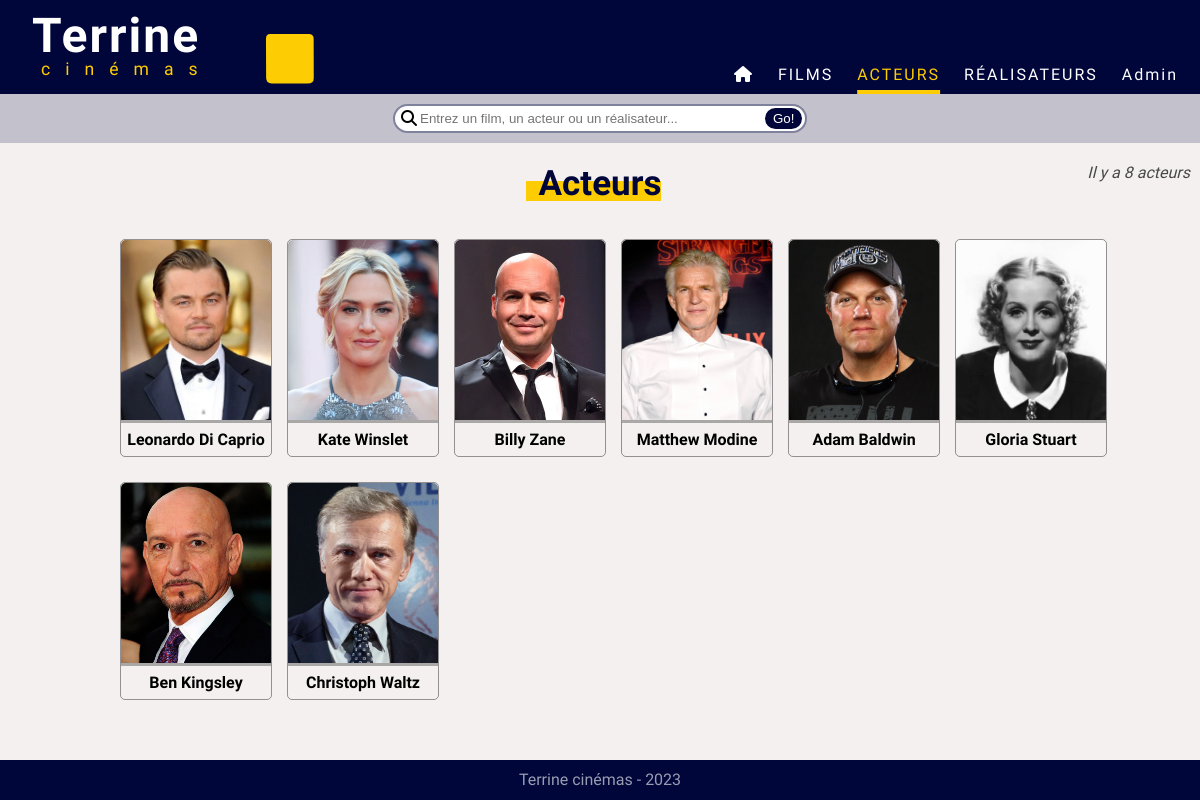
Page /index.php?action=listActors on the committed database.
### tables this page shows
CREATE TABLE IF NOT EXISTS `actor` (
  `actor_id` int NOT NULL AUTO_INCREMENT,
  `person_id` int DEFAULT NULL,
  `type` varchar(50) DEFAULT 'actor',
  PRIMARY KEY (`actor_id`),
  KEY `FK_actor_person` (`person_id`),
  CONSTRAINT `FK_actor_person` FOREIGN KEY (`person_id`) REFERENCES `person` (`person_id`)
);

CREATE TABLE IF NOT EXISTS `person` (
  `person_id` int NOT NULL AUTO_INCREMENT,
  `person_firstName` varchar(150) NOT NULL,
  `person_lastName` varchar(150) NOT NULL,
  `person_gender` varchar(10) DEFAULT NULL,
  `person_birthDate` date DEFAULT NULL,
  `person_imgUrl` varchar(150) DEFAULT NULL,
  `create_Time` datetime DEFAULT CURRENT_TIMESTAMP,
  `type` varchar(50) DEFAULT 'person',
  PRIMARY KEY (`person_id`)
);

### controller/ActorController.php (called while the page is built, shortened)
<?php
    class ActorController {
        public function listActors() {
            $pdo = Connect::seConnecter();
            $request = $pdo->query("
                SELECT CONCAT(person_firstName, ' ', person_lastName) AS actorName, actor_id, p.person_imgUrl
                FROM person p
                INNER JOIN actor a ON a.person_id = p.person_id
            ");
            require "view/listActors.php";
        }
    }
?>

### view/listActors.php (the view, shortened to what this page needs)
    <p class="countElems">Il y a <?= $request->rowCount() ?> acteurs</p>
    <div class="subtitleDiv">
        <h2 class="movieListTitle">Acteurs</h2>
        <div class="underlineMovieListTitle"></div>
    </div>
    <ul class="actorsListGrid">
        <?php
        foreach ($request->fetchAll() as $actor) {
        ?>
            <a href="index.php?action=actorDetails&id=<?= $actor['actor_id'] ?>" class="actorsCard">
                <li>
                    <div class="personCardImgWrapper">
                        <img class="personCardImg" src="<?= $actor['person_imgUrl'] ?>">
                    </div>
                    <p class="actorCardName"><?= $actor["actorName"] ?></p>
                </li>
            </a>
        <?php
        }
        ?>
    </ul>
<?php
    require "view/template.php";
?>

### public/css/style.css (style rules this page uses)
:root { --primary-color: #00063a; --secondary-color: #FECC02; }
body { background-color: #f4f0f0; margin: 0; animation: fadeIn 0.5s ease forwards; }
a, a:hover, a:visited, a:active { color: inherit; text-decoration: none; }
ul { list-style: none; padding-inline-start: 0; }
li { list-style: none; }
h2 { color: var(--primary-color); }
.movieListTitle { font-size:1.9em; }
.underlineMovieListTitle { width: 110%; position: absolute; height: 20px; bottom: 3px; right: 0px; z-index: -99; background-color: var(--secondary-color); }
.actorsListGrid { display: grid; grid-template-columns: repeat(6, 1fr); grid-template-rows: 1fr; grid-column-gap: 15px; grid-row-gap: 25px; width: 80%; margin: 0 auto; }
.personCardImg { width: 150px; height: 200px; border-top-left-radius: 5px; border-top-right-radius: 5px; margin: 0 auto; transition: all 0.5s; }
.personCardImgWrapper { width: 150px; height: 180px; overflow: hidden; border-bottom: 3px solid rgba(0,0,0,0.3); }
.actorsCard { display: block; margin: 0 auto; width: 150px; border: 1px solid rgba(0, 0, 0, 0.4); border-radius: 5px; height: fit-content; transition: all 0.5s; }
.actorCardName { font-weight: bold; margin-block-start: 0; margin-block-end: 0; padding: 7px 0; transition: all 0.5s; text-align: center; border-bottom-right-radius: 5px; border-bottom-left-radius: 5px; }
.subtitleDiv { width: fit-content; margin: 0 auto; position: relative; margin-bottom: 35px; font-size: 1.15em; }
.subtitleDiv h2 { margin-block-start: 0; margin-block-end: 0; }
.countElems { position: absolute; right: 10px; font-style: italic; opacity: 0.7; margin-block-start: 0; margin-block-end: 0; }
a { text-decoration: none; }

### rows in the picture
actor: person.person_imgUrl (picture), actorName "Leonardo Di Caprio"
actor: person.person_imgUrl (picture), actorName "Kate Winslet"
actor: person.person_imgUrl (picture), actorName "Billy Zane"
actor: person.person_imgUrl (picture), actorName "Matthew Modine"
actor: person.person_imgUrl (picture), actorName "Adam Baldwin"
actor: person.person_imgUrl (picture), actorName "Gloria Stuart"
actor: person.person_imgUrl (picture), actorName "Ben Kingsley"
actor: person.person_imgUrl (picture), actorName "Christoph Waltz"

### other values in the picture
$request->rowCount() "8"
